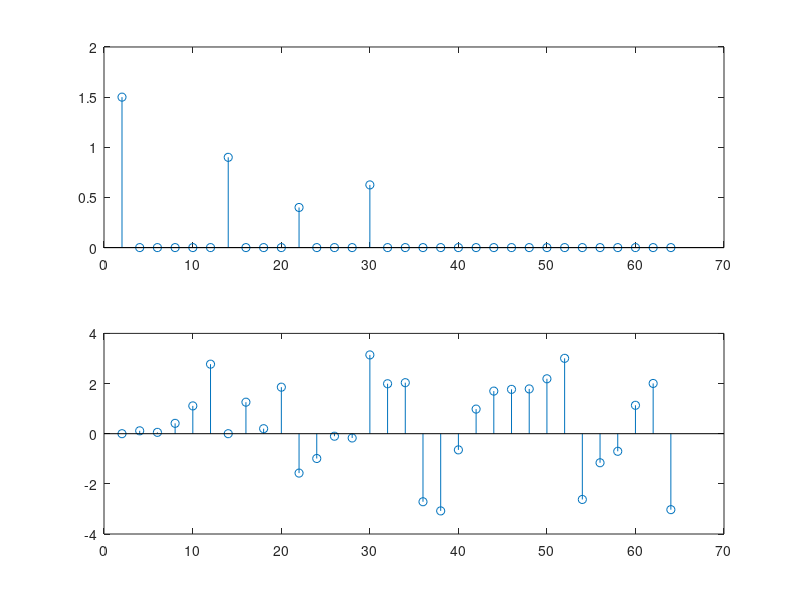

Here is the MATLAB script that generated this plot:
function [dt, tn, df, fmin, fmax, h] = RA250320_L09_03()
    
    %dado do problema 
    N = 64;

    %dado do problema 
    fs = 128;
    %periodo inverso da frequencia 
    dt = 1/fs
    
    t = (0:N-1)*dt;
    tn = t(end)

    df = N/2
    
    %f minimo
    fmin = 1/tn
    %f maximo
    fmax = 0.5*fs

    h = figure
    
    %equacao dada no problema 
    y = 1.5 + 1.8*cos(2*pi*12*t) + 0.8*sin(2*pi*20*t) - 1.25*cos(2*pi*28*t); 
    
    Y = fft(y)/N;
    f = linspace(fmin,fmax,N/2);
    
    subplot(2,1,1);
    stem(f,abs(Y(1:N/2)));
    
    subplot(2,1,2);
    stem(f,angle(Y(1:N/2)));

    return

end